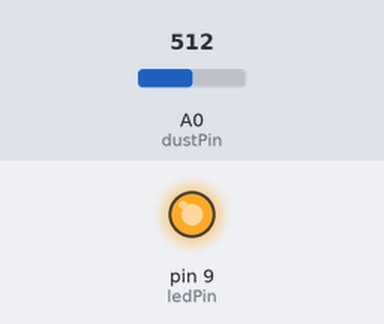
Bench run of a sketch on a simulated Arduino Uno, built with avr-gcc and run on an emulated ATmega328P. Shown: output pins drawn as LEDs (lit = HIGH). The inputs (shaded band) are chosen by the test bench; at power-on: A0 (dustPin) = 512. What the sketch prints to the serial monitor is not drawn.

Above: at 0.1 s.
Timing chart, 0 to 1.6 s (numbered marks = the images above):
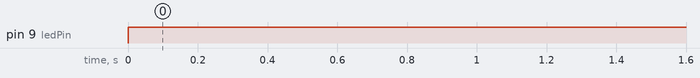

The sketch:

CH_29_09.ino
```cpp
int dustPin = A0;       // 먼지 센서 출력 핀
int ledPin = 9;         // 적외선 LED 제어 핀

float rawRead = 0;      // 아날로그 입력값
float calcVoltage = 0;      // 전압으로 변환한 값
float dustDensity = 0;      // 먼지 농도

void setup() {
  Serial.begin(9600);

  pinMode(ledPin, OUTPUT);
  digitalWrite(ledPin, HIGH);
}

void loop() {
  digitalWrite(ledPin, LOW);    // 적외선 LED 켜기
  delayMicroseconds(280);   // 280us 이후 먼지 센서 읽음

  rawRead = analogRead(dustPin);  // 먼지 센서 읽기

  delayMicroseconds(40);      // 280 + 40 = 320us 이후 적외선 LED 끔
  digitalWrite(ledPin, HIGH);     // 적외선 LED 끄기
  delayMicroseconds(9680);    // 최소 10ms 간격 유지

  calcVoltage = rawRead * (5.0 / 1024.0); // 전압으로 변환
  dustDensity = 0.17 * calcVoltage - 0.1; // 먼지 농도로 변환

  Serial.print("아날로그 입력 : ");
  Serial.print(rawRead);
  Serial.print("\t전압 : ");
  Serial.print(calcVoltage);
  Serial.print("\t먼지 농도 : ");
  Serial.println(dustDensity);

  delay(1000);        // 1초 간격으로 측정해서 출력
}
```

Measured:
- by itself, pin 9 (ledPin): LOW → HIGH at 0.00 s
